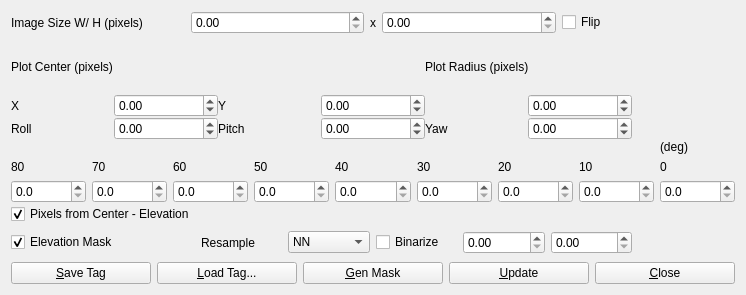
<?xml version="1.0" encoding="UTF-8"?>
<ui version="4.0">
 <class>SkyImgDialog</class>
 <widget class="QWidget" name="SkyImgDialog">
  <property name="geometry">
   <rect>
    <x>0</x>
    <y>0</y>
    <width>746</width>
    <height>295</height>
   </rect>
  </property>
  <property name="windowTitle">
   <string>Sky Image</string>
  </property>
  <property name="toolTip">
   <string/>
  </property>
  <layout class="QVBoxLayout" name="verticalLayout">
   <item>
    <widget class="QWidget" name="Panel1" native="true">
     <property name="enabled">
      <bool>true</bool>
     </property>
     <property name="sizePolicy">
      <sizepolicy hsizetype="Preferred" vsizetype="Fixed">
       <horstretch>0</horstretch>
       <verstretch>0</verstretch>
      </sizepolicy>
     </property>
     <property name="toolTip">
      <string/>
     </property>
     <property name="layoutDirection">
      <enum>Qt::LeftToRight</enum>
     </property>
     <layout class="QHBoxLayout" name="horizontalLayout">
      <property name="leftMargin">
       <number>0</number>
      </property>
      <property name="topMargin">
       <number>0</number>
      </property>
      <property name="rightMargin">
       <number>0</number>
      </property>
      <property name="bottomMargin">
       <number>0</number>
      </property>
      <item>
       <widget class="QLabel" name="Label1">
        <property name="toolTip">
         <string/>
        </property>
        <property name="text">
         <string>Image Size W/ H (pixels)</string>
        </property>
       </widget>
      </item>
      <item>
       <widget class="QDoubleSpinBox" name="sBSkySize1">
        <property name="toolTip">
         <string/>
        </property>
       </widget>
      </item>
      <item>
       <widget class="QLabel" name="Label2">
        <property name="sizePolicy">
         <sizepolicy hsizetype="Maximum" vsizetype="Preferred">
          <horstretch>0</horstretch>
          <verstretch>0</verstretch>
         </sizepolicy>
        </property>
        <property name="toolTip">
         <string/>
        </property>
        <property name="text">
         <string>x</string>
        </property>
       </widget>
      </item>
      <item>
       <widget class="QDoubleSpinBox" name="sBSkySize2">
        <property name="toolTip">
         <string/>
        </property>
       </widget>
      </item>
      <item>
       <widget class="QCheckBox" name="cBSkyFlip">
        <property name="toolTip">
         <string/>
        </property>
        <property name="text">
         <string>Flip</string>
        </property>
       </widget>
      </item>
     </layout>
    </widget>
   </item>
   <item>
    <widget class="QWidget" name="Panel2" native="true">
     <property name="enabled">
      <bool>true</bool>
     </property>
     <property name="toolTip">
      <string/>
     </property>
     <property name="layoutDirection">
      <enum>Qt::LeftToRight</enum>
     </property>
     <layout class="QGridLayout" name="gridLayout">
      <property name="leftMargin">
       <number>0</number>
      </property>
      <property name="topMargin">
       <number>0</number>
      </property>
      <property name="rightMargin">
       <number>0</number>
      </property>
      <property name="bottomMargin">
       <number>0</number>
      </property>
      <property name="spacing">
       <number>0</number>
      </property>
      <item row="2" column="0">
       <widget class="QLabel" name="Label6">
        <property name="toolTip">
         <string/>
        </property>
        <property name="text">
         <string>Roll</string>
        </property>
       </widget>
      </item>
      <item row="1" column="1">
       <widget class="QDoubleSpinBox" name="sBSkyCenter1">
        <property name="minimum">
         <double>-1.000000000000000</double>
        </property>
        <property name="maximum">
         <double>1.000000000000000</double>
        </property>
       </widget>
      </item>
      <item row="2" column="1">
       <widget class="QDoubleSpinBox" name="sBSkyFOV1">
        <property name="toolTip">
         <string/>
        </property>
        <property name="minimum">
         <double>-180.000000000000000</double>
        </property>
        <property name="maximum">
         <double>180.000000000000000</double>
        </property>
       </widget>
      </item>
      <item row="1" column="0">
       <widget class="QLabel" name="Label9">
        <property name="toolTip">
         <string/>
        </property>
        <property name="text">
         <string>X</string>
        </property>
       </widget>
      </item>
      <item row="0" column="0" colspan="2">
       <widget class="QLabel" name="Label7">
        <property name="toolTip">
         <string/>
        </property>
        <property name="text">
         <string>Plot Center (pixels)</string>
        </property>
       </widget>
      </item>
      <item row="3" column="0" colspan="7">
       <widget class="QWidget" name="widget_2" native="true">
        <layout class="QGridLayout" name="gridLayout_2">
         <property name="leftMargin">
          <number>0</number>
         </property>
         <property name="topMargin">
          <number>0</number>
         </property>
         <property name="rightMargin">
          <number>0</number>
         </property>
         <property name="bottomMargin">
          <number>0</number>
         </property>
         <item row="1" column="6">
          <widget class="QLabel" name="Label17">
           <property name="toolTip">
            <string/>
           </property>
           <property name="text">
            <string>20</string>
           </property>
          </widget>
         </item>
         <item row="1" column="9">
          <widget class="QLabel" name="Label19">
           <property name="toolTip">
            <string/>
           </property>
           <property name="text">
            <string>0</string>
           </property>
          </widget>
         </item>
         <item row="1" column="5">
          <widget class="QLabel" name="Label16">
           <property name="toolTip">
            <string/>
           </property>
           <property name="text">
            <string>30</string>
           </property>
          </widget>
         </item>
         <item row="1" column="7">
          <widget class="QLabel" name="Label18">
           <property name="toolTip">
            <string/>
           </property>
           <property name="text">
            <string>10</string>
           </property>
          </widget>
         </item>
         <item row="1" column="4">
          <widget class="QLabel" name="Label15">
           <property name="toolTip">
            <string/>
           </property>
           <property name="text">
            <string>40</string>
           </property>
          </widget>
         </item>
         <item row="1" column="3">
          <widget class="QLabel" name="Label14">
           <property name="toolTip">
            <string/>
           </property>
           <property name="text">
            <string>50</string>
           </property>
          </widget>
         </item>
         <item row="1" column="2">
          <widget class="QLabel" name="Label13">
           <property name="toolTip">
            <string/>
           </property>
           <property name="text">
            <string>60</string>
           </property>
          </widget>
         </item>
         <item row="1" column="1">
          <widget class="QLabel" name="Label12">
           <property name="toolTip">
            <string/>
           </property>
           <property name="text">
            <string>70</string>
           </property>
          </widget>
         </item>
         <item row="1" column="0">
          <widget class="QLabel" name="Label11">
           <property name="toolTip">
            <string/>
           </property>
           <property name="text">
            <string>80</string>
           </property>
          </widget>
         </item>
         <item row="0" column="9">
          <widget class="QLabel" name="Label20">
           <property name="toolTip">
            <string/>
           </property>
           <property name="text">
            <string>(deg)</string>
           </property>
          </widget>
         </item>
         <item row="3" column="0">
          <widget class="QDoubleSpinBox" name="sBSkyDest1">
           <property name="decimals">
            <number>1</number>
           </property>
          </widget>
         </item>
         <item row="3" column="1">
          <widget class="QDoubleSpinBox" name="sBSkyDest2">
           <property name="decimals">
            <number>1</number>
           </property>
          </widget>
         </item>
         <item row="3" column="2">
          <widget class="QDoubleSpinBox" name="sBSkyDest3">
           <property name="decimals">
            <number>1</number>
           </property>
          </widget>
         </item>
         <item row="3" column="3">
          <widget class="QDoubleSpinBox" name="sBSkyDest4">
           <property name="decimals">
            <number>1</number>
           </property>
          </widget>
         </item>
         <item row="3" column="4">
          <widget class="QDoubleSpinBox" name="sBSkyDest5">
           <property name="decimals">
            <number>1</number>
           </property>
          </widget>
         </item>
         <item row="3" column="5">
          <widget class="QDoubleSpinBox" name="sBSkyDest6">
           <property name="decimals">
            <number>1</number>
           </property>
          </widget>
         </item>
         <item row="3" column="6">
          <widget class="QDoubleSpinBox" name="sBSkyDest7">
           <property name="decimals">
            <number>1</number>
           </property>
          </widget>
         </item>
         <item row="3" column="7">
          <widget class="QDoubleSpinBox" name="sBSkyDest8">
           <property name="decimals">
            <number>1</number>
           </property>
          </widget>
         </item>
         <item row="3" column="9">
          <widget class="QDoubleSpinBox" name="sBSkyDest9">
           <property name="decimals">
            <number>1</number>
           </property>
          </widget>
         </item>
        </layout>
       </widget>
      </item>
      <item row="1" column="2">
       <widget class="QLabel" name="Label5">
        <property name="toolTip">
         <string/>
        </property>
        <property name="text">
         <string>Y</string>
        </property>
       </widget>
      </item>
      <item row="1" column="3">
       <widget class="QDoubleSpinBox" name="sBSkyCenter2">
        <property name="toolTip">
         <string/>
        </property>
        <property name="minimum">
         <double>-1.000000000000000</double>
        </property>
        <property name="maximum">
         <double>1.000000000000000</double>
        </property>
       </widget>
      </item>
      <item row="2" column="2">
       <widget class="QLabel" name="Label3">
        <property name="toolTip">
         <string/>
        </property>
        <property name="text">
         <string>Pitch</string>
        </property>
       </widget>
      </item>
      <item row="2" column="3">
       <widget class="QDoubleSpinBox" name="sBSkyFOV2">
        <property name="toolTip">
         <string/>
        </property>
        <property name="minimum">
         <double>-180.000000000000000</double>
        </property>
        <property name="maximum">
         <double>180.000000000000000</double>
        </property>
       </widget>
      </item>
      <item row="2" column="4">
       <widget class="QLabel" name="Label4">
        <property name="toolTip">
         <string/>
        </property>
        <property name="text">
         <string>Yaw</string>
        </property>
       </widget>
      </item>
      <item row="1" column="5">
       <widget class="QDoubleSpinBox" name="sBSkyScale">
        <property name="toolTip">
         <string/>
        </property>
        <property name="minimum">
         <double>-1.000000000000000</double>
        </property>
        <property name="maximum">
         <double>1.000000000000000</double>
        </property>
       </widget>
      </item>
      <item row="2" column="5">
       <widget class="QDoubleSpinBox" name="sBSkyFOV3">
        <property name="toolTip">
         <string/>
        </property>
        <property name="minimum">
         <double>-180.000000000000000</double>
        </property>
        <property name="maximum">
         <double>180.000000000000000</double>
        </property>
       </widget>
      </item>
      <item row="4" column="0" colspan="6">
       <widget class="QWidget" name="widget_3" native="true">
        <layout class="QGridLayout" name="gridLayout_3">
         <property name="leftMargin">
          <number>0</number>
         </property>
         <property name="topMargin">
          <number>0</number>
         </property>
         <property name="rightMargin">
          <number>0</number>
         </property>
         <property name="bottomMargin">
          <number>0</number>
         </property>
         <item row="0" column="0">
          <widget class="QCheckBox" name="cBSkyDestCorrection">
           <property name="toolTip">
            <string/>
           </property>
           <property name="text">
            <string>Pixels from Center - Elevation</string>
           </property>
           <property name="checked">
            <bool>true</bool>
           </property>
          </widget>
         </item>
         <item row="1" column="0">
          <widget class="QCheckBox" name="cBSkyElevationMask">
           <property name="toolTip">
            <string/>
           </property>
           <property name="text">
            <string>Elevation Mask</string>
           </property>
           <property name="checked">
            <bool>true</bool>
           </property>
          </widget>
         </item>
         <item row="1" column="1">
          <widget class="QLabel" name="Label8">
           <property name="toolTip">
            <string/>
           </property>
           <property name="text">
            <string>Resample</string>
           </property>
          </widget>
         </item>
         <item row="1" column="2">
          <widget class="QComboBox" name="cBSkyResample">
           <property name="toolTip">
            <string/>
           </property>
           <item>
            <property name="text">
             <string>NN</string>
            </property>
           </item>
           <item>
            <property name="text">
             <string>BL</string>
            </property>
           </item>
          </widget>
         </item>
         <item row="1" column="3">
          <widget class="QCheckBox" name="cBSkyBinarize">
           <property name="toolTip">
            <string/>
           </property>
           <property name="text">
            <string>Binarize</string>
           </property>
          </widget>
         </item>
         <item row="1" column="4">
          <widget class="QDoubleSpinBox" name="sBSkyBinThres1">
           <property name="maximum">
            <double>1.000000000000000</double>
           </property>
          </widget>
         </item>
         <item row="1" column="5">
          <widget class="QDoubleSpinBox" name="sBSkyBinThres2">
           <property name="maximum">
            <double>1.000000000000000</double>
           </property>
          </widget>
         </item>
        </layout>
       </widget>
      </item>
      <item row="0" column="4" colspan="2">
       <widget class="QLabel" name="Label10">
        <property name="toolTip">
         <string/>
        </property>
        <property name="text">
         <string>Plot Radius (pixels)</string>
        </property>
       </widget>
      </item>
     </layout>
    </widget>
   </item>
   <item>
    <widget class="QWidget" name="widget" native="true">
     <property name="sizePolicy">
      <sizepolicy hsizetype="Preferred" vsizetype="Fixed">
       <horstretch>0</horstretch>
       <verstretch>0</verstretch>
      </sizepolicy>
     </property>
     <layout class="QHBoxLayout" name="horizontalLayout_2">
      <property name="leftMargin">
       <number>0</number>
      </property>
      <property name="topMargin">
       <number>0</number>
      </property>
      <property name="rightMargin">
       <number>0</number>
      </property>
      <property name="bottomMargin">
       <number>0</number>
      </property>
      <item>
       <widget class="QPushButton" name="btnSave">
        <property name="toolTip">
         <string/>
        </property>
        <property name="text">
         <string>&amp;Save Tag</string>
        </property>
       </widget>
      </item>
      <item>
       <widget class="QPushButton" name="btnLoad">
        <property name="toolTip">
         <string/>
        </property>
        <property name="text">
         <string>&amp;Load Tag...</string>
        </property>
       </widget>
      </item>
      <item>
       <widget class="QPushButton" name="btnGenMask">
        <property name="toolTip">
         <string/>
        </property>
        <property name="text">
         <string>&amp;Gen Mask</string>
        </property>
       </widget>
      </item>
      <item>
       <widget class="QPushButton" name="btnUpdate">
        <property name="toolTip">
         <string/>
        </property>
        <property name="text">
         <string>&amp;Update</string>
        </property>
       </widget>
      </item>
      <item>
       <widget class="QPushButton" name="btnClose">
        <property name="toolTip">
         <string/>
        </property>
        <property name="text">
         <string>&amp;Close</string>
        </property>
       </widget>
      </item>
     </layout>
    </widget>
   </item>
  </layout>
 </widget>
 <tabstops>
  <tabstop>sBSkySize1</tabstop>
  <tabstop>sBSkySize2</tabstop>
  <tabstop>cBSkyFlip</tabstop>
  <tabstop>sBSkyCenter1</tabstop>
  <tabstop>sBSkyCenter2</tabstop>
  <tabstop>sBSkyScale</tabstop>
  <tabstop>sBSkyFOV1</tabstop>
  <tabstop>sBSkyFOV2</tabstop>
  <tabstop>sBSkyFOV3</tabstop>
  <tabstop>sBSkyDest1</tabstop>
  <tabstop>sBSkyDest2</tabstop>
  <tabstop>sBSkyDest3</tabstop>
  <tabstop>sBSkyDest4</tabstop>
  <tabstop>sBSkyDest5</tabstop>
  <tabstop>sBSkyDest6</tabstop>
  <tabstop>sBSkyDest7</tabstop>
  <tabstop>sBSkyDest8</tabstop>
  <tabstop>sBSkyDest9</tabstop>
  <tabstop>cBSkyDestCorrection</tabstop>
  <tabstop>cBSkyElevationMask</tabstop>
  <tabstop>cBSkyResample</tabstop>
  <tabstop>cBSkyBinarize</tabstop>
  <tabstop>sBSkyBinThres1</tabstop>
  <tabstop>sBSkyBinThres2</tabstop>
  <tabstop>btnSave</tabstop>
  <tabstop>btnLoad</tabstop>
  <tabstop>btnGenMask</tabstop>
  <tabstop>btnUpdate</tabstop>
  <tabstop>btnClose</tabstop>
 </tabstops>
 <resources/>
 <connections/>
</ui>
